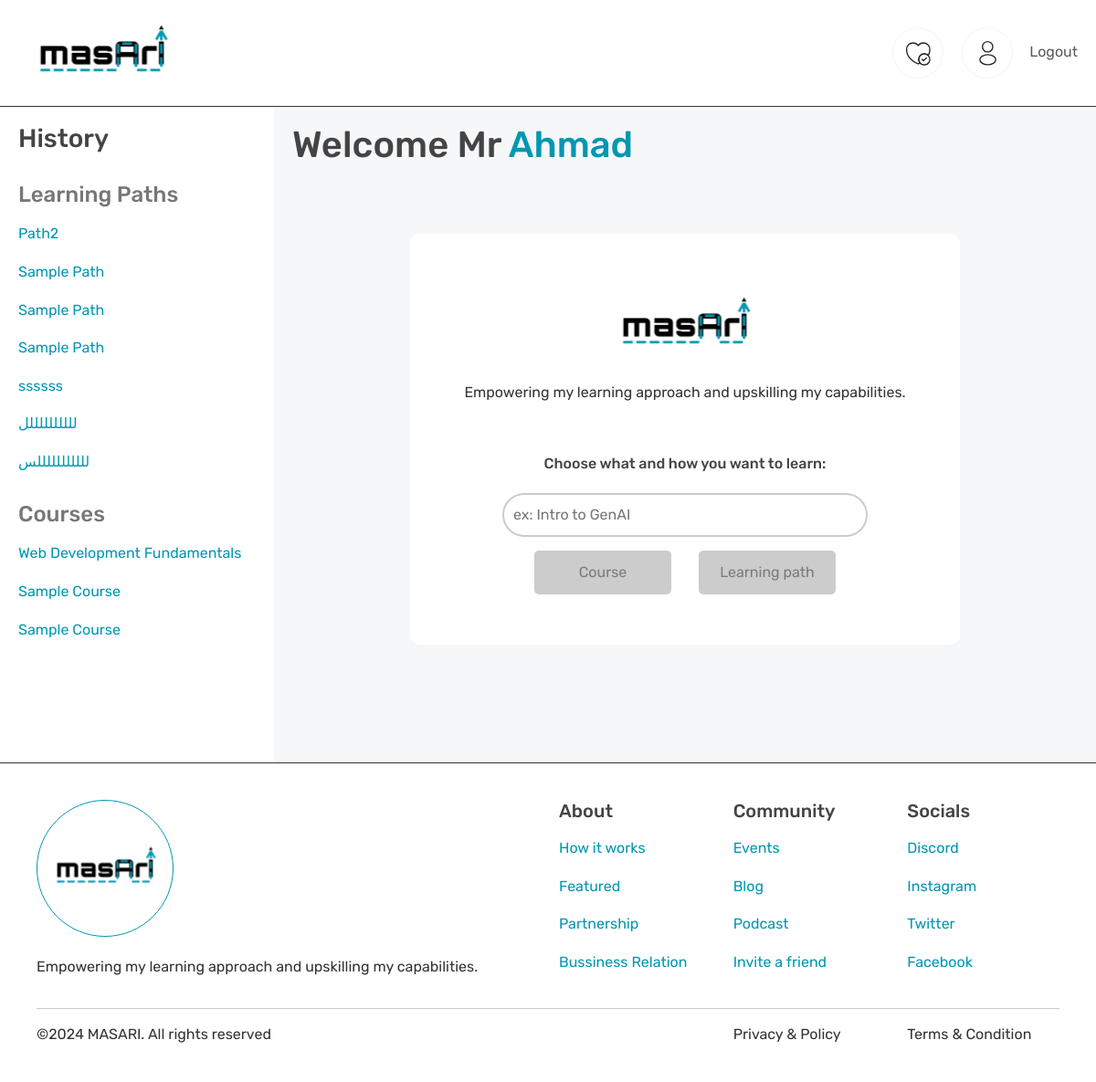
Page /dashboard (signed in) on the earlier database version.
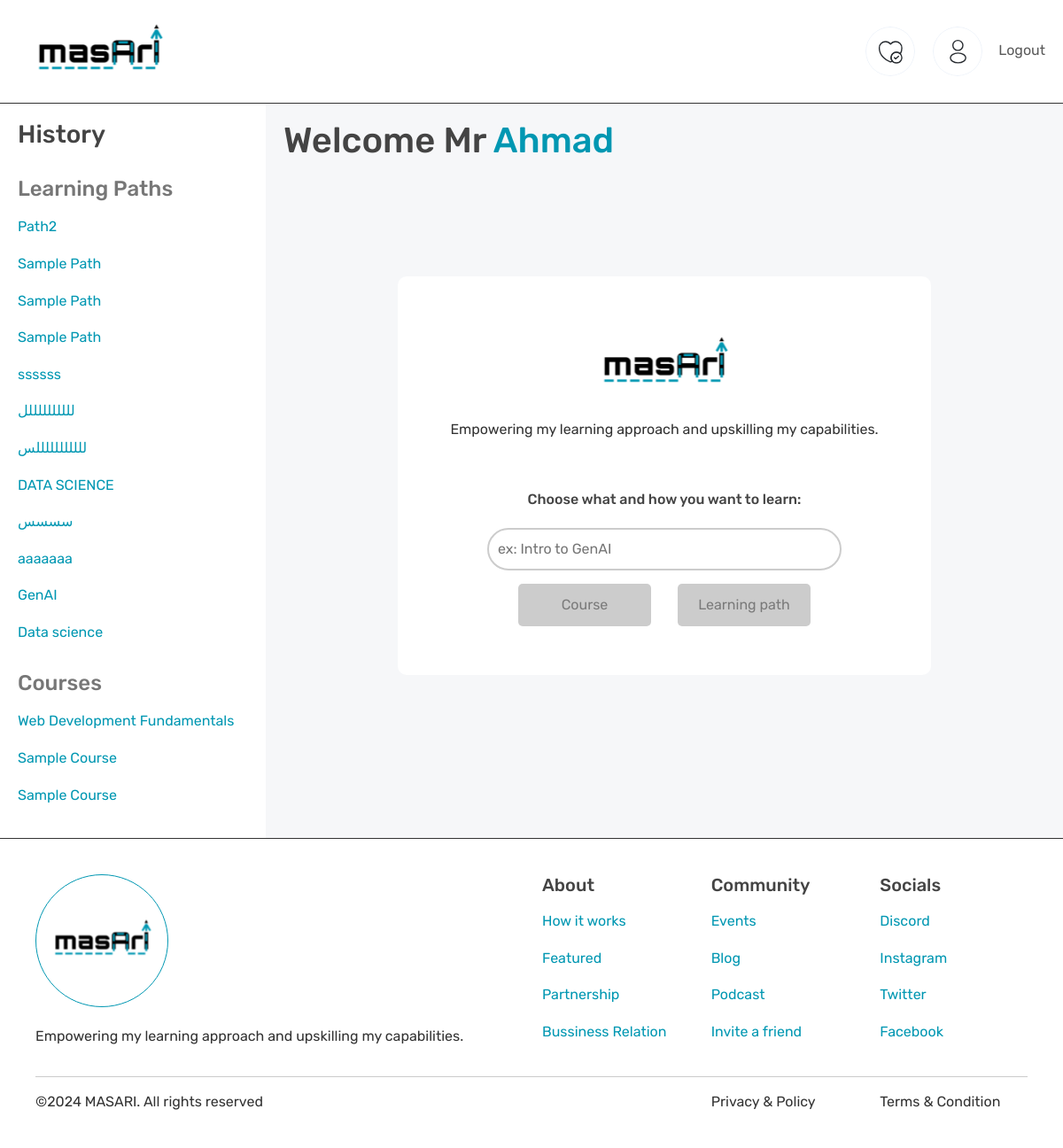
Same page on the later database version.
### app.py (models this page shows)
class LearningPaths(db.Model):
    id = db.Column(db.Integer, primary_key=True)
    title = db.Column(db.String(100), nullable=False)
    description = db.Column(db.Text, nullable=True)
    user_id = db.Column(db.Integer, db.ForeignKey('users.id'), nullable=False)

class Courses(db.Model):
    id = db.Column(db.Integer, primary_key=True)
    title = db.Column(db.String(100), nullable=False)
    description = db.Column(db.Text, nullable=True)
    user_id = db.Column(db.Integer, db.ForeignKey('users.id'), nullable=False)
    learning_path_id = db.Column(db.Integer, db.ForeignKey('learning_paths.id'), nullable=True)
    learning_path = db.relationship('LearningPaths', backref='courses')

class Users(db.Model, UserMixin):
    id = db.Column(db.Integer, primary_key=True)
    username = db.Column(db.String(20), nullable=False, unique=True)
    password = db.Column(db.String(80), nullable=False)
    name = db.Column(db.String(100), nullable=False)
    birthdate = db.Column(db.Date)
    learning_paths = db.relationship('LearningPaths', backref='user', lazy=True)
    courses = db.relationship('Courses', backref='user', lazy=True)

### app.py (the view)
@app.route('/dashboard', methods=['GET', 'POST'])
@login_required
def dashboard():
    learning_paths = current_user.learning_paths
    courses = current_user.courses
    return render_template('dashboard.html', name=current_user.name, learning_paths=learning_paths, courses=courses)

### app.py (called while the page is built)
@login_manager.user_loader
def load_user(user_id):
    return Users.query.get(int(user_id))

@app.context_processor
def inject_user_id():
    if current_user.is_authenticated:
        return {'userId': current_user.id}
    else:
        return {'userId': None}

### templates/dashboard.html (shortened to what this page needs)
{% extends 'base.html' %}
{% block content %}
<link href="{{ url_for('static', filename='css/dashboard.css') }}" rel="stylesheet">
    <aside class="sidebar">
        <h3>History</h3>
        <h4 class="sd-header">Learning Paths</h4>
        {% if learning_paths %}
            {% for path in learning_paths %}
                <p>
                    <a href="{{ url_for('learningpath', path_id=path.id) }}">{{ path.title }}</a>
                </p>
            {% endfor %}
        {% else %}
            <p>No learning paths available.</p>
        {% endif %}
        <h4 class="sd-header">Courses</h4>
        {% if courses %}
            {% for course in courses %}
                <p>
                    <a href="{{ url_for('course', course_id=course.id) }}">{{ course.title }}</a>
                </p>
            {% endfor %}
        {% else %}
            <p>No courses available.</p>
        {% endif %}
    </aside>
    <div class="main-content">
        <h1>Welcome Mr <span style="color: #0097b2;">{{ name }}</span></h1>
        <div class="qa-card-holder">
            <div class="qa-card">
                <div class="qa-generate-header">
                    <div>
                        <img src="{{ url_for('static', filename='images/logo.svg') }}">
                    </div>
                    <p>Empowering my learning approach and upskilling my capabilities.</p>
                </div>
                <div class="qa-generate-container">
                    <h6>Choose what and how you want to learn:</h6>
                    <div class="input-wrapper">
                        <input type="text" class="styled-input" id="searchInput" placeholder="ex: Intro to GenAI">
                    </div>
                    <div class="buttons">
                        <button class="styled-button" id="courseButton" disabled>Course</button>
                        <button class="styled-button" id="pathButton" disabled>Learning path</button>
                    </div>
                </div>
            </div>
        </div>
    </div>
{% endblock %}

### templates/base.html (shortened to what this page needs)
<!DOCTYPE html>
<html lang="en">
<head>
    <link rel="stylesheet" href="https://cdn.jsdelivr.net/npm/sweetalert2@10/dist/sweetalert2.min.css">
    <link href="https://cdn.jsdelivr.net/npm/bootstrap@5.3.0/dist/css/bootstrap.min.css" rel="stylesheet">
    <link href="{{ url_for('static', filename='css/general.css') }}" rel="stylesheet">
</head>
<body>
    {% include 'navbar.html' %}
    <main style="margin-top: 115px;">
        {% block content %}{% endblock %}
    </main>
    {% include 'footer.html' %}
</body>
</html>

### templates/navbar.html (shortened to what this page needs)
<nav class="navbar navbar-expand-lg" style="position: fixed; width: 100%; z-index: 1000; top: 0;">
    <div class="container-fluid">
        <a class="navbar-brand" href="{{url_for('dashboard')}}">
            <img src="{{ url_for('static', filename='images/logo.svg') }}" alt="Home">
        </a>
        <div class="collapse navbar-collapse" id="navbarNav">
            <ul class="navbar-nav ms-auto">
                <li class="nav-item">
                    <a class="nav-link" href="{{url_for('liked')}}" title="Liked">
                        </a>
                </li>
                <li class="nav-item">
                    <a class="nav-link" href="{{url_for('profile')}}" title="Profile">
                        </a>
                </li>
                <li class="nav-item">
                    <a class="nav-link logout-button" href="{{url_for('logout')}}"><p>Logout</p></a>
                </li>
            </ul>
        </div>
    </div>
</nav>

### templates/footer.html
<footer class="footer">
    <div class="row">
        <div class="col-lg-6">
            <div class="logo-footer">
                <img src="{{ url_for('static', filename='images/logo_footer.svg') }}" alt="logo">
            </div>
            <p class="logo-footer-desc">Empowering my learning approach and upskilling my capabilities.</p>
        </div>
        <div class="col-lg-6">
            <div class="row footer-lists">
                <div class="col-lg-4">
                    <h5>About</h5>
                    <p><a href="#">How it works</a></p>
                    <p><a href="#">Featured</a></p>
                    <p><a href="#">Partnership</a></p>
                    <p><a href="#">Bussiness Relation</a></p>
                </div>
                <div class="col-lg-4">
                    <h5>Community</h5>
                    <p><a href="#">Events</a></p>
                    <p><a href="#">Blog</a></p>
                    <p><a href="#">Podcast</a></p>
                    <p><a href="#">Invite a friend</a></p>
                </div>
                <div class="col-lg-4">
                    <h5>Socials</h5>
                    <p><a href="#">Discord</a></p>
                    <p><a href="#">Instagram</a></p>
                    <p><a href="#">Twitter</a></p>
                    <p><a href="#">Facebook</a></p>
                </div>
            </div>
        </div>
    </div>
    <hr>
    <div class="row">
        <div class="col-lg-8">
            ©2024 MASARI. All rights reserved
        </div>
        <div class="col-lg-2">
            Privacy & Policy
        </div>
        <div class="col-lg-2">
            Terms & Condition
        </div>
    </div>
</footer>

### static/css/general.css (style rules this page uses)
body, html { margin: 0; padding: 0; box-sizing: border-box; }
body { font-family: "Rubik", sans-serif; font-optical-sizing: auto; font-style: normal; font-size: 16px; color: #333; }
main { min-height: 90vh; display: flex; flex-direction: row; }
.sidebar { flex: 0 0 auto; padding: 20px; width: 25%; }
.main-content { flex: 1; background-color: #f6f7f9; padding: 20px; }
h1, h2, h3, h4, h5, h6 { font-family: 'Rubik', sans-serif; font-weight: 500; color: #444; }
p { line-height: 1.6; margin: 16px 0; }
a { color: #0097b2; text-decoration: none; transition: color 0.3s ease; }
img { max-width: 100%; height: auto; }
nav { background-color: #fff !important; border-bottom: 1.5px solid #333; }
.nav-item .nav-link svg { border: 2px solid transparent; border-radius: 50%; transition: border-color 0.3s ease; }
.logout-button { text-decoration-color: transparent; transition: text-decoration-color, font-size 0.3s ease; }
footer { background-color: #fff !important; border-top: 1.5px solid #333; padding: 40px; }
.logo-footer-desc { margin-top: 20px; }

### static/css/dashboard.css (style rules this page uses)
.sidebar .sd-header { margin-top: 30px; color: #777; }
.qa-card-holder { display: flex; justify-content: center; align-items: center; height: 100%; }
.qa-card { width: 70%; height: 450px; background-color: #fff; border-radius: 10px; display: flex; flex-direction: column ; justify-content: center; align-items: center; gap: 40px; margin-bottom: 100px; }
.qa-generate-header { display: flex; flex-direction: column ; justify-content: center; align-items: center; }
.qa-generate-container { gap: 15px; display: flex; flex-direction: column ; justify-content: center; align-items: center; }
.qa-generate-container .buttons { display: flex; gap: 30px; }
.qa-generate-container .buttons button { min-width: 150px; padding: 12px 20px; border: none; border-radius: 5px; font-size: 16px; cursor: pointer; transition: background-color 0.3s ease; }
.qa-generate-container .buttons button:disabled { background-color: #ccc; cursor: not-allowed; color: #7a7a7a; }
.qa-generate-container .styled-input { width: 400px; padding: 10px; border: 2px solid #ccc; border-radius: 50px; font-size: 16px; transition: border-color 0.3s ease; }

Differences in the rows shown:
added LearningPaths: title "DATA SCIENCE"
added LearningPaths: title "سسسس"
added LearningPaths: title "aaaaaaa"
added LearningPaths: title "GenAI"
added LearningPaths: title "Data science"
